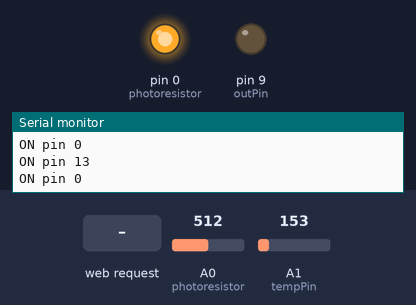
The sketch below on a simulated Arduino Uno, built for the host (arithmetic inside an expression is 32-bit, double 64-bit). On the bench: output pins drawn as LEDs (lit = HIGH), the last lines printed to the serial monitor. The inputs (shaded band) are chosen by the test bench; at power-on: A0 (photoresistor) = 512, A1 (tempPin) = 153.

Above: at 1.2 s.
1.3 s: A0 (photoresistor) set to 70
4.3 s: A0 (photoresistor) set to 59
At 5.5 s:
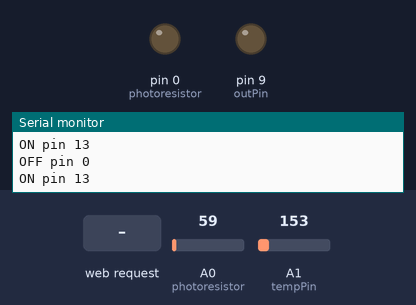
5.8 s: HTTP request GET /?L=1 received
At 7.0 s:
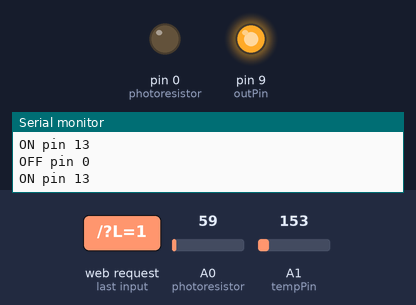
7.3 s: A0 (photoresistor) set to 122
At 8.1 s:
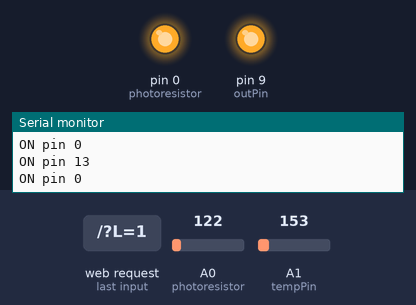
8.8 s: A0 (photoresistor) set to 0
At 10.0 s:
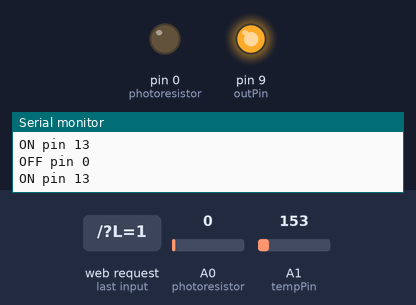
10.3 s: A1 (tempPin) set to 167
Timing chart, 0 to 13.3 s (numbered marks = the images above; inputs shaded):
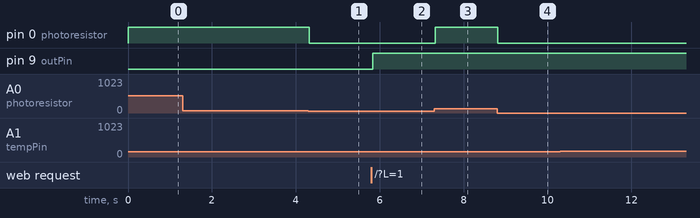

The sketch:

Esempio_ethernet.ino
```cpp
/* *** *** ***
Policy di Utilizzo
Solo per uso privato. Ogni uso commerciale dei codici forniti dal sottoscritto sarà ritenuto
furto di proprietà intellettuale, perseguibile a norma di legge.
Progetto realizzato da Gianni Favilli www.giannifavilli.it
Il codice sorgente (sketch) di Arduino sono di proprietà intellettuale del sottoscritto.
Ogni tipo di riproduzione o divulgazione è vietata.
Il committente si impegna a non divulgare a terzi i dati e le sorgenti realizzati
per il suddetto progetto in quanto proprietà intellettuale di Gianni Favilli
anche in seguito di fine collaborazione tra le parti.
Gianni Favilli
*** *** *** */

/* *** NB NELLO SKETCH SONO STATI INSERITI DELIBERATAMENTE UN PAIO DI ERRORI.
LA IDE IN FASE DI COMPILAZIONE VI AIUTERA' AD INDIVIDUARLI *** */

#include <String.h>
#include <SPI.h>
#include <Ethernet.h>

/* ***
COMPILARE CON ARDUINO 1.0 o successive
controllare un attuatore via web
con sensori di temperatura e luce
ARDUINO UNO
ETHERNET SHIELD
by GianniFavilli.it - www.giannifavilli.it
*** */

byte mac[] = { 0xDE, 0xAD, 0xBE, 0xEF, 0xFE, 0xED }; // mac address
byte ip[] = { 192, 168, 1, 201 }; // ip arduino internet in
byte gateway[] = { 192, 168, 1, 201 }; // internet access via router
byte subnet[] = { 255, 255, 255, 255 }; //subnet mask
EthernetServer server(80); //server port

int outPin = 9; // pin attuatore
String readString; //string
boolean LEDON = false; // flag status attuatore

/*termistore*/
float temp; // variabile da calcolare
float volt; // variabile da calcolare sul sensore di temperatura
float tempPin = 1;   // pin analogico IN temperature sensor
int ledPintemp = 13; // pin led termistore
float tempreg = 25.0; // temperatura di controllo in celsius
/*end termistore*/

/*fotoresistore*/
int light; // variabile da calcolare
int ledPinlux = .12; // pin led fotoresistenza
int photoresistor = 0; // pin analogico IN fotoresistore
/*end fotoresistore*/

void setup(){
Ethernet.begin(mac, ip, gateway, subnet);
pinMode(outPin, OUTPUT);
pinMode(ledPinlux, OUTPUT);
Serial.begin(9600);
}

void loop(){

  /*inizio calcolo temperatura*/
  temp = ((5 * analogRead(tempPin) * 100.0 ) / 1024) - 50; // Codice ottimizzato

  /*
  (grazie giulio400 e jumpjack)
  volt = ( analogRead(tempPin) * 5) / 1024; // calcolo il valore letto e lo trasformo in valore di tensione
  temp = (volt - 0.5) * 100; // conversione MCP9700A
  */
  /*fine calcolo temperatura*/

  /*inizio luce*/
  light = analogRead(photoresistor);
  light = constrain(light, 0, 1023); // limiti dei valori tra 0 e 100
  light = map(light, 0, 150, 255, 0);
  /*fine luce*/

/*inizio client*/
EthernetClient client = server.available();
if (client) {
  boolean currentLineIsBlank = true;
  while (client.connected()) {
    if (client.available()) {
      char c = client.read();
        readString.concat(c); //memorizzo ogni carattere della stringa
      //if HTTP request has ended
      if (c == '\n' && currentLineIsBlank) {
         Serial.print(readString);
        if(readString.indexOf("L=1") > 0) {// lettura del valore se il LED si deve accendere
          // il led sarà acceso
          digitalWrite(outPin, HIGH); // accendo il led
          LEDON = true;
          Serial.print("ON pin ");
          Serial.println(outPin);
          }
          else
          {
          //il led sarà spento
          digitalWrite(outPin, LOW); //sengo il led
          LEDON = false;
          Serial.print("OFF pin ");
          Serial.println(outPin);
        }

        // COSTRUZIONE PAGINA HTML
        client.println("HTTP/1.1 200 OK.....");
        client.println("Content-Type: text/html");
        client.println();
        // inizializzo pagina (da togliere se uso ajax)
        client.print("<html><head><title>ARDUINO Controllo Led via WEB</title><meta http-equiv='Content-Type' content='text/html; charset=iso-8859-1' ></head><body>");
        //inizai il body
        client.println("<div style='width:360px; height:640px;'>"); //risoluzione per nokia 5800 640x360
        client.println("<h1>STATUS SENSORI</h1><hr />");
        //Scrive sul browser il valore del termistore
        client.println("<p>TEMPERATURA = ");
        client.print(temp);
        client.println(" C <br /></p>");
      if (temp < tempreg) {
        // scrive sul web freddo se il valore del termistore è basso
        client.print("<p><strong>FREDDO</strong></p>");
        }
      else {
        // scrive sul web caldo se il valore del termistore è alto
        client.print(" <p><strong>CALDO</strong></p>");
    }

		//Scrive sul browser il valore della fotoresistenza
            client.println("<p>LUCE = ");
            client.print(analogRead(light));
            client.println("<br /></p>");
      if (light < 150) {
          // scrive sul web luce se il valore della fotoresistenza è alto
          client.print("<p><strong>LUCE</strong></p>");
        }
      else {
          // scrive sul web buio se il valore della fotoresistenza è basso
          client.print(" <p><strong>BUIO</strong></p>");
        }
        // link per aggiornare pagina e valori
        client.print("<h2>AGGIORNA SENSORI: <a href=''>CHECK</a></h2><hr />");

        client.println("<h1>CONTROLLO ATTUATORI via internet</h1>");
        client.println("<hr />");
        client.print("<h1>PIN control n. ");
        client.print(outPin);
        client.println("</h1>");
        client.println("<br />");
        //scrivo il LED status
        client.print("<font size='5'>PIN status: ");
          if (LEDON) {
              client.println("<span style='color:green; font-weight:bold;'>ON</span></font>");
            }
            else
            {
              client.println("<span style='color:grey; font-weight:bold;'>OFF</span></font>");
          }
        client.print("<h2><a href='/?L=1'>ACCENDI</a> | <a href='/?L=0'>SPEGNI</a></h2>");

        // firma
        client.println("<hr />");
        client.print("<h4>Visita <a href='http://www.giannifavilli.it' target='_blank' />www.giannifavilli.it</a></h4>");
        client.println("<hr />");

        // chiudo il div
        client.println("</div>");
        // chiudo pagina da togliere se uso ajax
        client.println("</body></html>");

        // pulisco la stringa per la successiva lettura
        readString="";
        //fermo il client
        client.stop();

        } //if c == /n
    } // if client available
  } // while client connesso
} // FINE if client

        if (temp < tempreg) { // accende o spengo un led se la temperatura è più bassa di quella di controllo
          digitalWrite(ledPintemp, HIGH); //accendo
          Serial.print("ON pin "); //scrivo in console
          Serial.println(ledPintemp); //scrivo in console
        }
        else {
          digitalWrite(ledPintemp, LOW); //spengo
          Serial.print("OFF pin "); //scrivo in console
          Serial.println(ledPintemp); //scrivo in console
        }

        if (light < 150) { // accende o spengo un led se la c'è luce
          digitalWrite(ledPinlux, HIGH); // accendo
          Serial.print("ON pin "); //scrivo in console
          Serial.println(ledPinlux); //scrivo in console
        }
        else {
          digitalWrite(ledPinlux, LOW); //spengo
          Serial.print("OFF pin "); //scrivo in console
          Serial.println(ledPinlux); //scrivo in console
        }

} // fine loop
```

Measured:
- the behaviour switches between 63 and 62 on A0 (photoresistor) (found by bisection; images 0 and 1)
- after the input at 4.3 s, pin 0 (photoresistor): HIGH → LOW at once
- after the input at 5.8 s, pin 9 (outPin): LOW → HIGH at once
- after the input at 7.3 s, pin 0 (photoresistor): LOW → HIGH at once
- after the input at 8.8 s, pin 0 (photoresistor): HIGH → LOW at once
